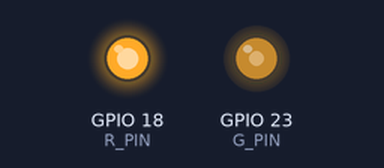
The program below on a simulated Raspberry Pi (BCM pin numbers). On the bench: output pins drawn as LEDs (lit = HIGH). What the program prints to the terminal is not drawn.

Above: at 0.05 s.
At 2.7 s:
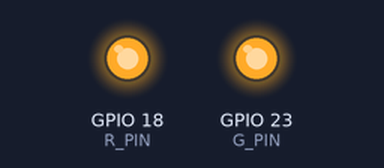
At 5.4 s:
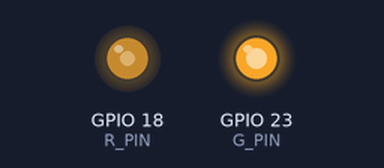
At 10.8 s:
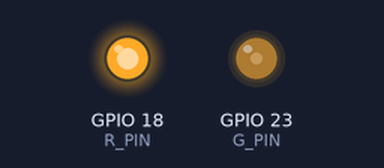
Timing chart, 0 to 14.0 s (numbered marks = the images above):
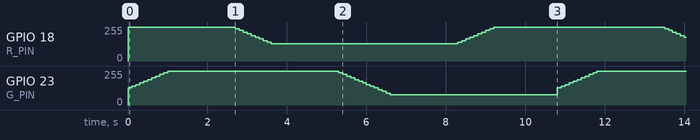

The program:

rgb_pwm_duty.py
```python
import RPi.GPIO as GPIO
import time

#핀 설정
GPIO.setmode(GPIO.BCM)
R_PIN = 18
G_PIN = 23
GPIO.setup(R_PIN, GPIO.OUT)
GPIO.setup(G_PIN, GPIO.OUT)
pwm_r = None
pwm_g = None
pwm_r = GPIO.PWM(R_PIN, 10000)
pwm_g = GPIO.PWM(G_PIN, 10000)
pwm_r.start(0)
pwm_g.start(0)

try:
    while True:
        for g in range(50, 101, 5):      # 주황 → 노랑
            pwm_r.ChangeDutyCycle(100)
            pwm_g.ChangeDutyCycle(g)
            time.sleep(0.1)
        print("주황 -> 노랑")
        time.sleep(1.5)
        for r in range(100, 49, -5):     # 노랑 → 연두
            pwm_r.ChangeDutyCycle(r)
            pwm_g.ChangeDutyCycle(100)
            time.sleep(0.1)
        print("노랑 -> 연두")
        time.sleep(1.5)
        for g in range(100, 29, -5):     # 연두 → 갈색
            pwm_r.ChangeDutyCycle(50)
            pwm_g.ChangeDutyCycle(g)
            time.sleep(0.1)
        print("연두 -> 갈색")
        time.sleep(1.5)
        for r in range(50, 101, 5):      # 갈색 → 주황
            pwm_r.ChangeDutyCycle(r)
            pwm_g.ChangeDutyCycle(30)
            time.sleep(0.1)
        print("갈색 -> 주황")
        time.sleep(1.5)
except KeyboardInterrupt:
    # Ctrl+C 눌렀을 때 실행 종료
    pass
finally:
    if pwm_r is not None:
        try:
            pwm_r.stop()
        except:
            pass
        del pwm_r

    if pwm_g is not None:
        try:
            pwm_g.stop()
        except:
            pass
        del pwm_g
    GPIO.cleanup()
```
